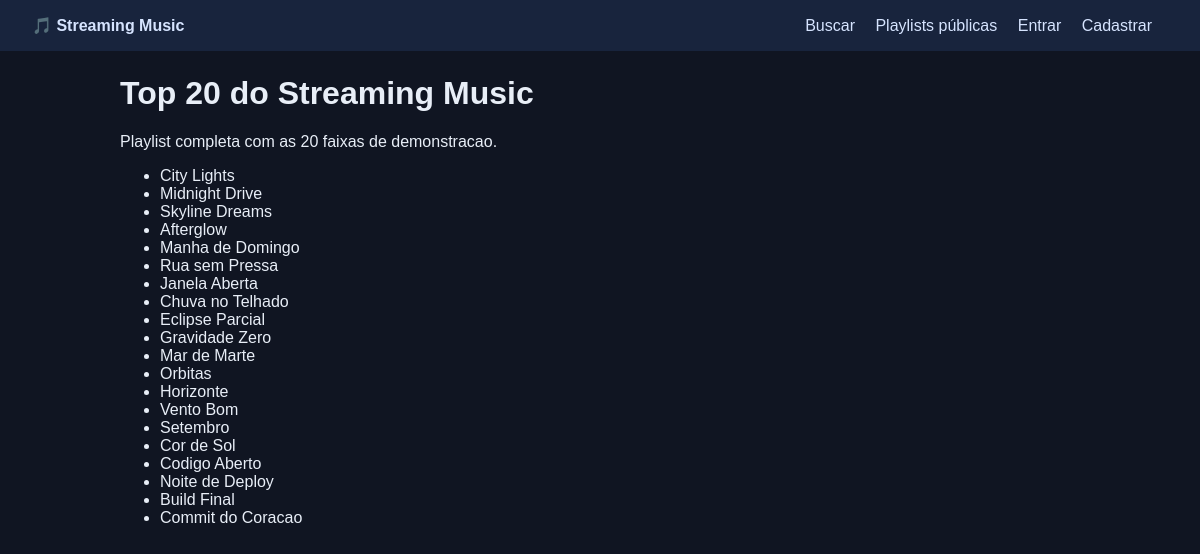
Page /playlist/1 on the committed database.
### app/models/playlist.py (models this page shows, shortened)
class Playlist(db.Model):
    __tablename__ = 'playlists'
    id = db.Column(db.Integer, primary_key=True)
    usuario_id = db.Column(db.Integer, db.ForeignKey('usuarios.id'), nullable=False)
    nome = db.Column(db.String(100), nullable=False)
    descricao = db.Column(db.Text)
    data_criacao = db.Column(db.DateTime, default=datetime.utcnow, nullable=False)
    publica = db.Column(db.Boolean, default=False)
    musicas = db.relationship('Music', secondary='playlist_musicas', backref='playlists', lazy='dynamic')
    @property
    def total_musicas(self):
        return self.musicas.count()
    @property
    def duracao_total(self):
        return sum(musica.duracao for musica in self.musicas if musica.duracao)
    def to_dict(self, include_musicas=False):
        data = {
            'id': self.id,
            'usuario_id': self.usuario_id,
            'nome': self.nome,
            'descricao': self.descricao,
            'data_criacao': self.data_criacao.isoformat(),
            'publica': self.publica,
            'total_musicas': self.total_musicas,
            'duracao_total': self.duracao_total
        }
        if include_musicas:
            musicas_ordenadas = PlaylistMusica.query.filter_by(
                playlist_id=self.id
            ).order_by(PlaylistMusica.posicao).all()
            data['musicas'] = [
                {**pm.musica.to_dict(), 'posicao': pm.posicao}
                for pm in musicas_ordenadas
            ]
        return data

### app/models/music.py (models this page shows, shortened)
class Music(db.Model):
    __tablename__ = 'musicas'
    id = db.Column(db.Integer, primary_key=True)
    titulo = db.Column(db.String(150), nullable=False, index=True)
    album_id = db.Column(db.Integer, db.ForeignKey('albuns.id'), nullable=False)
    duracao = db.Column(db.Integer)  # em segundos
    arquivo_url = db.Column(db.String(255), nullable=False)
    numero_faixa = db.Column(db.Integer)
    visualizacoes = db.Column(db.Integer, default=0)
    @property
    def duracao_formatada(self):
        if not self.duracao:
            return "00:00"
        minutos = self.duracao // 60
        segundos = self.duracao % 60
        return f"{minutos:02d}:{segundos:02d}"
    def to_dict(self, include_album=True):
        data = {
            'id': self.id,
            'titulo': self.titulo,
            'album_id': self.album_id,
            'duracao': self.duracao,
            'duracao_formatada': self.duracao_formatada,
            'arquivo_url': self.arquivo_url,
            'numero_faixa': self.numero_faixa,
            'visualizacoes': self.visualizacoes
        }
        if include_album and self.album:
            data['album'] = {
                'id': self.album.id,
                'titulo': self.album.titulo,
                'capa_url': self.album.capa_url,
                'artista': {
                    'id': self.album.artista.id,
                    'nome': self.album.artista.nome
                } if self.album.artista else None
            }
        return data

### app/views/playlist_routes.py (the view)
@playlist_bp.route('/<int:playlist_id>')
def detalhes(playlist_id):
    usuario_id = current_user.id if current_user.is_authenticated else None
    resultado = PlaylistController.obter_playlist(playlist_id, usuario_id)
    if not resultado['success']:
        flash(resultado.get('message', 'Playlist não encontrada'), 'error')
        return redirect(url_for('music.index'))
    playlist = resultado['playlist']
    is_owner = current_user.is_authenticated and playlist['usuario_id'] == current_user.id
    return render_template('playlist_detalhes.html',
                         playlist=playlist,
                         is_owner=is_owner)

### app/controllers/playlist_controller.py (called while the page is built)
    @staticmethod
    def obter_playlist(playlist_id, usuario_id=None):
        try:
            playlist = Playlist.query.get(playlist_id)
            if not playlist:
                return {'success': False, 'message': 'Playlist não encontrada'}
            if not playlist.publica and playlist.usuario_id != usuario_id:
                return {'success': False, 'message': 'Acesso negado'}
            return {
                'success': True,
                'playlist': playlist.to_dict(include_musicas=True)
            }
        except Exception as e:
            return {'success': False, 'message': f'Erro ao obter playlist: {str(e)}'}

### app/templates/playlist_detalhes.html (shortened to what this page needs)
{% extends 'base.html' %}
{% block content %}
<h1>{{ playlist.nome }}</h1>
<p>{{ playlist.descricao }}</p>
<ul>
{% for musica in playlist.musicas %}
  <li>{{ musica.titulo }}</li>
{% else %}
  <li>Sem músicas nesta playlist.</li>
{% endfor %}
</ul>
{% endblock %}

### app/templates/base.html (shortened to what this page needs)
<!doctype html>
<html lang="pt-BR">
<head>
  <link rel="stylesheet" href="{{ url_for('static', filename='css/style.css') }}">
</head>
<body>
<header class="topbar">
  <a href="{{ url_for('music.index') }}" class="brand">🎵 Streaming Music</a>
  <nav>
    <a href="{{ url_for('music.buscar') }}">Buscar</a>
    <a href="{{ url_for('playlist.publicas') }}">Playlists públicas</a>
    {% if current_user.is_authenticated %}
      <a href="{{ url_for('playlist.minhas_playlists') }}">Minhas playlists</a>
      <a href="{{ url_for('auth.perfil') }}">Perfil</a>
      <a href="{{ url_for('auth.logout') }}">Sair</a>
    {% else %}
      <a href="{{ url_for('auth.login') }}">Entrar</a>
      <a href="{{ url_for('auth.register') }}">Cadastrar</a>
    {% endif %}
  </nav>
</header>
<main class="container">
  {% block content %}{% endblock %}
</main>
</body>
</html>

### app/static/css/style.css (style rules this page uses)
:root { font-family: Arial, sans-serif; color-scheme: light; }
body { margin: 0; background: #101522; color: #e8eef7; }
.topbar { display:flex; justify-content:space-between; align-items:center; padding:1rem 2rem; background:#18243d; }
.topbar a { color:#d6e4ff; margin-right:1rem; text-decoration:none; }
.brand { font-weight:700; }
.container { max-width: 960px; margin: 1.5rem auto; padding: 0 1rem; }

### rows in the picture
Playlist: nome "Top 20 do Streaming Music", descricao "Playlist completa com as 20 faixas de demonstracao."
Music: titulo "City Lights"
Music: titulo "Midnight Drive"
Music: titulo "Skyline Dreams"
Music: titulo "Afterglow"
Music: titulo "Manha de Domingo"
Music: titulo "Rua sem Pressa"
Music: titulo "Janela Aberta"
Music: titulo "Chuva no Telhado"
Music: titulo "Eclipse Parcial"
Music: titulo "Gravidade Zero"
Music: titulo "Mar de Marte"
Music: titulo "Orbitas"
Music: titulo "Horizonte"
Music: titulo "Vento Bom"
Music: titulo "Setembro"
Music: titulo "Cor de Sol"
Music: titulo "Codigo Aberto"
Music: titulo "Noite de Deploy"
Music: titulo "Build Final"
Music: titulo "Commit do Coracao"
